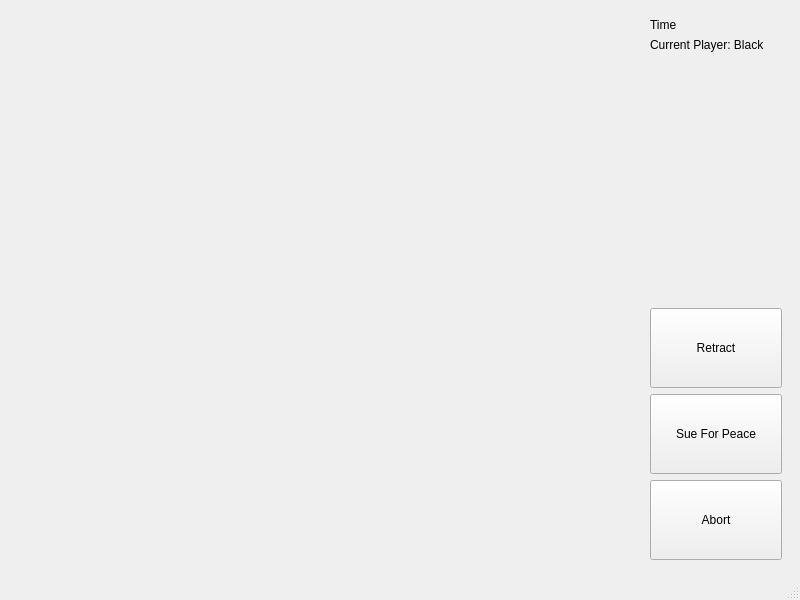
<?xml version="1.0" encoding="UTF-8"?>
<ui version="4.0">
 <class>MainWindow</class>
 <widget class="QMainWindow" name="MainWindow">
  <property name="geometry">
   <rect>
    <x>0</x>
    <y>0</y>
    <width>800</width>
    <height>600</height>
   </rect>
  </property>
  <property name="sizePolicy">
   <sizepolicy hsizetype="Preferred" vsizetype="Preferred">
    <horstretch>0</horstretch>
    <verstretch>0</verstretch>
   </sizepolicy>
  </property>
  <property name="mouseTracking">
   <bool>false</bool>
  </property>
  <property name="windowTitle">
   <string>Renju</string>
  </property>
  <widget class="QWidget" name="centralwidget">
   <property name="mouseTracking">
    <bool>false</bool>
   </property>
   <layout class="QHBoxLayout" name="horizontalLayout">
    <item>
     <spacer name="horizontalSpacer">
      <property name="orientation">
       <enum>Qt::Horizontal</enum>
      </property>
      <property name="sizeHint" stdset="0">
       <size>
        <width>40</width>
        <height>20</height>
       </size>
      </property>
     </spacer>
    </item>
    <item>
     <widget class="QWidget" name="buttons" native="true">
      <property name="sizePolicy">
       <sizepolicy hsizetype="Minimum" vsizetype="Preferred">
        <horstretch>0</horstretch>
        <verstretch>0</verstretch>
       </sizepolicy>
      </property>
      <property name="minimumSize">
       <size>
        <width>150</width>
        <height>0</height>
       </size>
      </property>
      <layout class="QVBoxLayout" name="verticalLayout">
       <item>
        <widget class="QLabel" name="timeLabel">
         <property name="text">
          <string>Time</string>
         </property>
        </widget>
       </item>
       <item>
        <widget class="QLabel" name="currentPlayer">
         <property name="text">
          <string>Current Player: Black</string>
         </property>
        </widget>
       </item>
       <item>
        <spacer name="verticalSpacer">
         <property name="orientation">
          <enum>Qt::Vertical</enum>
         </property>
         <property name="sizeHint" stdset="0">
          <size>
           <width>20</width>
           <height>40</height>
          </size>
         </property>
        </spacer>
       </item>
       <item>
        <widget class="QPushButton" name="retract">
         <property name="sizePolicy">
          <sizepolicy hsizetype="Minimum" vsizetype="Minimum">
           <horstretch>0</horstretch>
           <verstretch>0</verstretch>
          </sizepolicy>
         </property>
         <property name="minimumSize">
          <size>
           <width>0</width>
           <height>80</height>
          </size>
         </property>
         <property name="text">
          <string>Retract</string>
         </property>
        </widget>
       </item>
       <item>
        <widget class="QPushButton" name="sueForPeace">
         <property name="sizePolicy">
          <sizepolicy hsizetype="Minimum" vsizetype="Minimum">
           <horstretch>0</horstretch>
           <verstretch>0</verstretch>
          </sizepolicy>
         </property>
         <property name="minimumSize">
          <size>
           <width>0</width>
           <height>80</height>
          </size>
         </property>
         <property name="text">
          <string>Sue For Peace</string>
         </property>
        </widget>
       </item>
       <item>
        <widget class="QPushButton" name="abort">
         <property name="sizePolicy">
          <sizepolicy hsizetype="Minimum" vsizetype="Minimum">
           <horstretch>0</horstretch>
           <verstretch>0</verstretch>
          </sizepolicy>
         </property>
         <property name="minimumSize">
          <size>
           <width>0</width>
           <height>80</height>
          </size>
         </property>
         <property name="text">
          <string>Abort</string>
         </property>
        </widget>
       </item>
      </layout>
     </widget>
    </item>
   </layout>
  </widget>
  <widget class="QMenuBar" name="menubar">
   <property name="geometry">
    <rect>
     <x>0</x>
     <y>0</y>
     <width>800</width>
     <height>22</height>
    </rect>
   </property>
  </widget>
  <widget class="QStatusBar" name="statusbar"/>
 </widget>
 <resources/>
 <connections/>
</ui>
